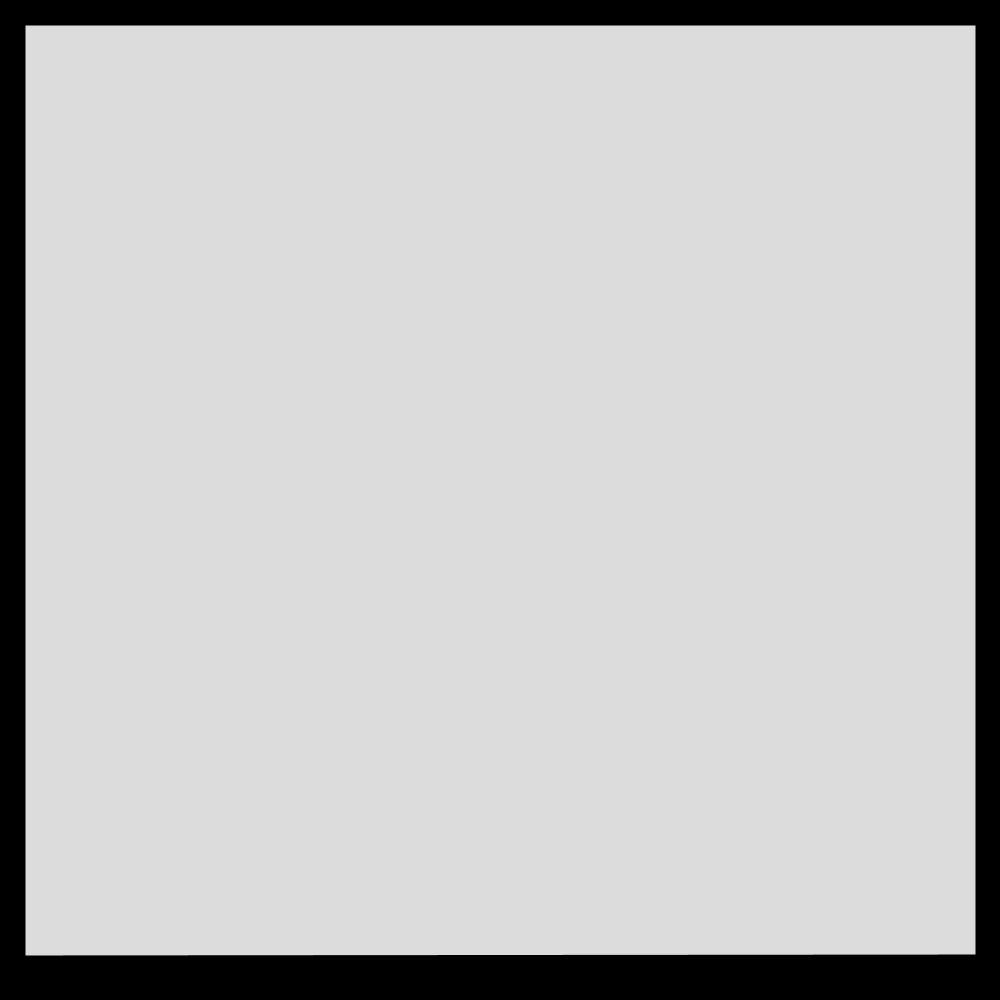
Frame 1 (no input)
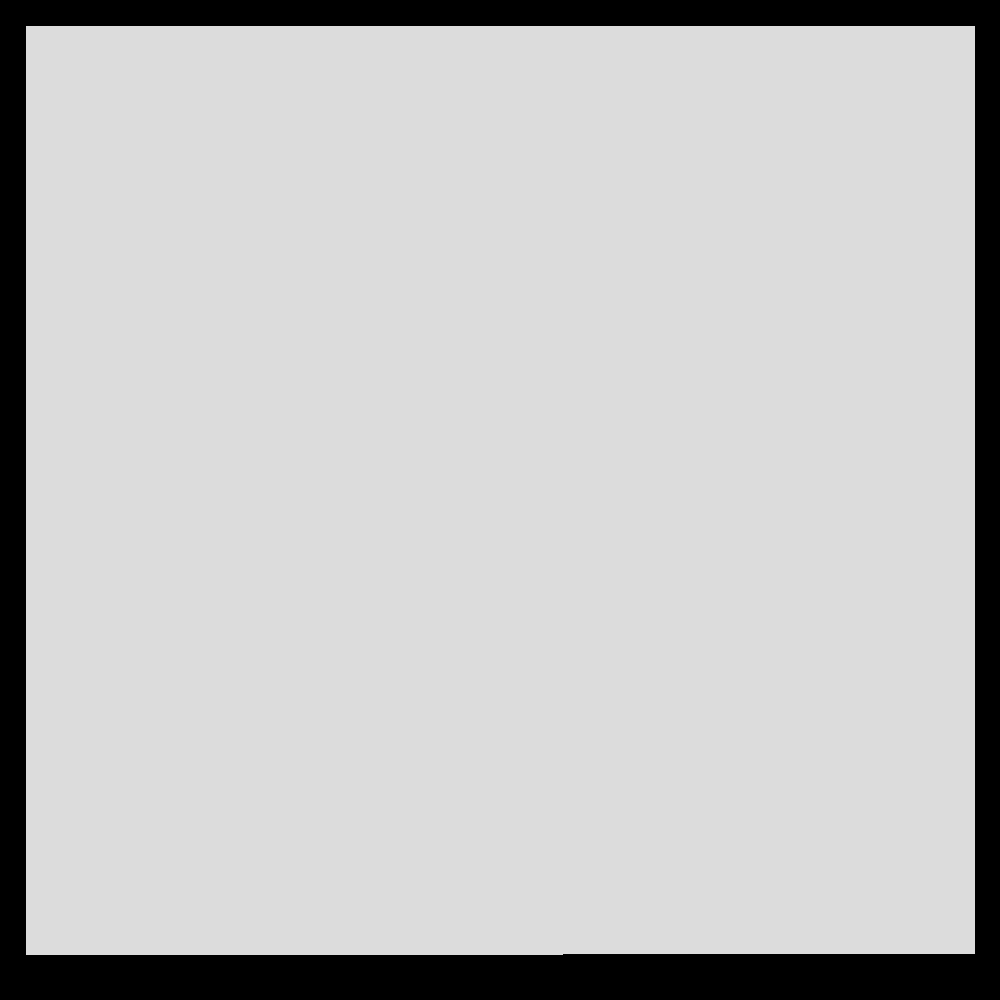
Frame 60 (the mouse pressed at the canvas centre just before this capture)
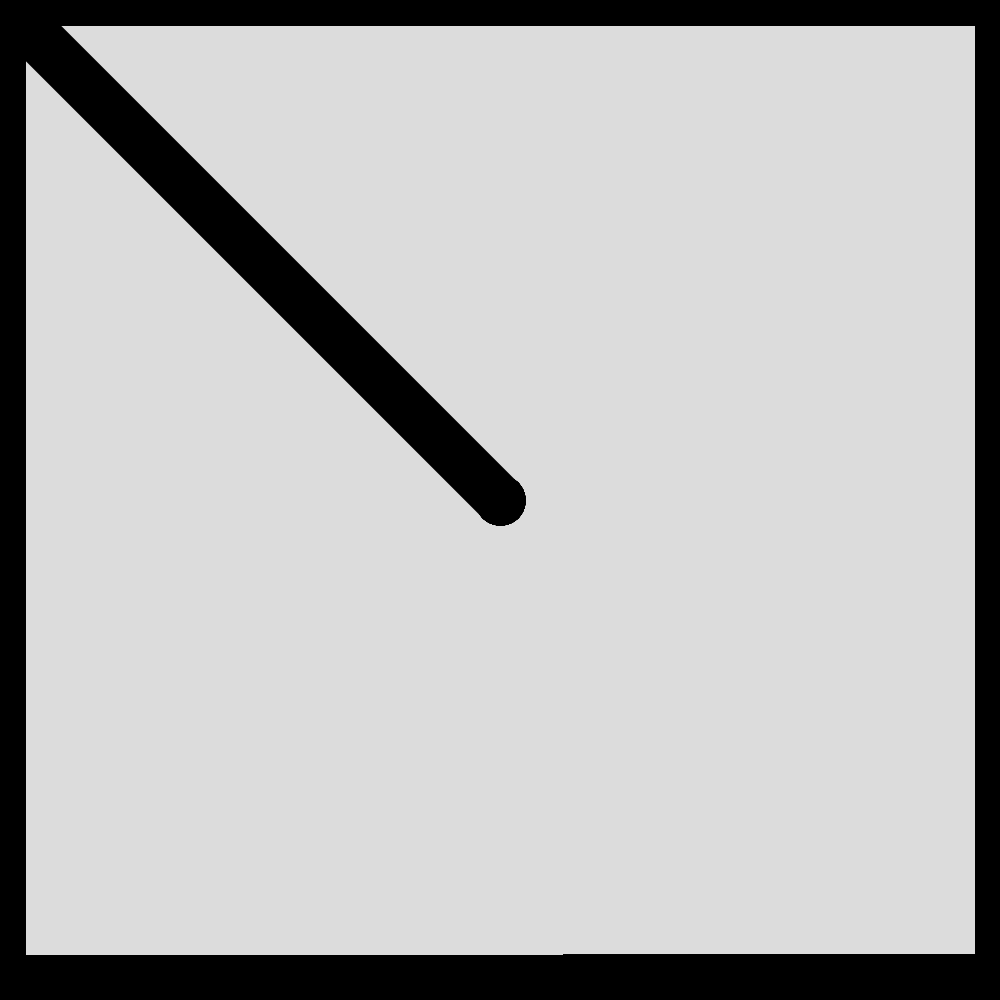
Frame 120 (the mouse held since frame 60 and released just before this capture)

The Processing sketch that drew these frames (run headless with seeded random() and noise(); from frame 60 on, the mouse is pressed at the canvas centre):

// Processing sketch: ASG2_3_mouse_reactive_piece
// ── ASG2_3_mouse_reactive_piece.pde
void setup() {
  size(1000,1000);
  background(220);
}

void draw() {
  strokeWeight(50);
line(1024,0,0,0);
line(1000,0,1000,975);
line(1000,979,0,980);
line(0,999,0,0);
  // Draw a line from previous mouse location to current mouse location.
  line(pmouseX, pmouseY, mouseX, mouseY);
  save("output.png");
}
